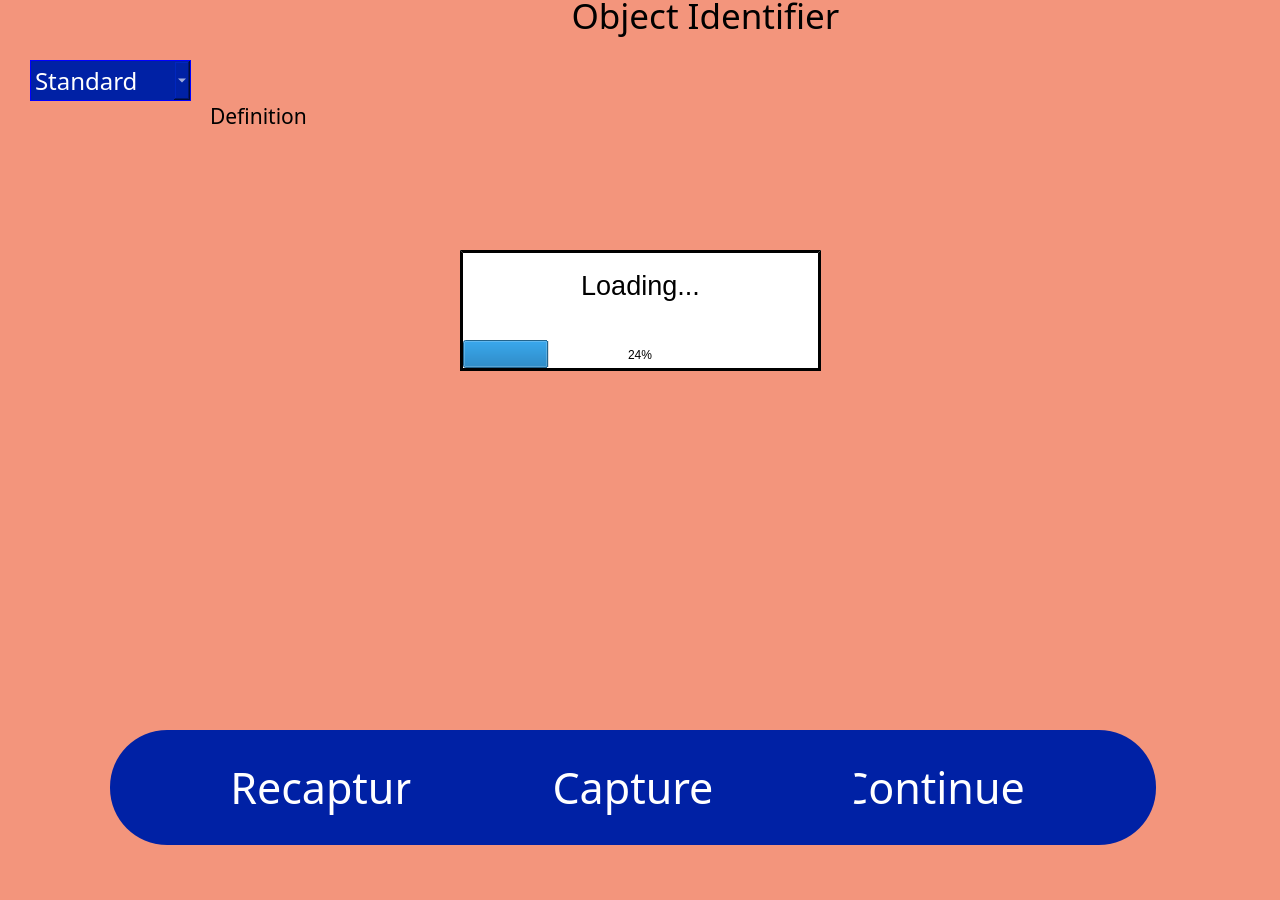
<?xml version="1.0" encoding="UTF-8"?>
<ui version="4.0">
 <class>MainWindow</class>
 <widget class="QMainWindow" name="MainWindow">
  <property name="geometry">
   <rect>
    <x>0</x>
    <y>0</y>
    <width>1280</width>
    <height>900</height>
   </rect>
  </property>
  <property name="minimumSize">
   <size>
    <width>1280</width>
    <height>900</height>
   </size>
  </property>
  <property name="windowTitle">
   <string>MainWindow</string>
  </property>
  <property name="autoFillBackground">
   <bool>false</bool>
  </property>
  <property name="styleSheet">
   <string notr="true">background-color: #f3957c
</string>
  </property>
  <widget class="QWidget" name="centralwidget">
   <widget class="QPushButton" name="captureButton">
    <property name="enabled">
     <bool>true</bool>
    </property>
    <property name="geometry">
     <rect>
      <x>410</x>
      <y>730</y>
      <width>446</width>
      <height>115</height>
     </rect>
    </property>
    <property name="minimumSize">
     <size>
      <width>0</width>
      <height>115</height>
     </size>
    </property>
    <property name="font">
     <font>
      <family>Cooper Black</family>
      <pointsize>32</pointsize>
     </font>
    </property>
    <property name="styleSheet">
     <string notr="true">QPushBuuton{
	border: 1px solid;
	border-radius: 57px;
	border-color: blue;
}

QPushButton:enabled {
	border-radius: 57px;
	background-color: #0021A5;
	color: white;
}

QPushButton:pressed {
	background-color: #6b87f1;
	color: #fffffe;
}
QPushButton:hover:!pressed {
	background-color: #E1f4FF;
	color: #0c2f70
}</string>
    </property>
    <property name="text">
     <string>Capture</string>
    </property>
   </widget>
   <widget class="QPushButton" name="recaptureButton">
    <property name="geometry">
     <rect>
      <x>110</x>
      <y>730</y>
      <width>446</width>
      <height>115</height>
     </rect>
    </property>
    <property name="font">
     <font>
      <family>Cooper Black</family>
      <pointsize>32</pointsize>
     </font>
    </property>
    <property name="styleSheet">
     <string notr="true">QPushBuuton{
	border: 1px solid;
	border-radius: 50px;
	border-color: blue;
}

QPushButton:enabled {
	border-radius: 57px;
	background-color: #0021A5;
	color: white;
}

QPushButton:pressed {
	background-color: #6b87f1;
	color: #fffffe;
}
QPushButton:hover:!pressed {
	background-color: #E1f4FF;
	color: #0c2f70
}</string>
    </property>
    <property name="text">
     <string>Recapture</string>
    </property>
   </widget>
   <widget class="QPushButton" name="continueButton">
    <property name="enabled">
     <bool>true</bool>
    </property>
    <property name="geometry">
     <rect>
      <x>710</x>
      <y>730</y>
      <width>446</width>
      <height>115</height>
     </rect>
    </property>
    <property name="font">
     <font>
      <family>Cooper Black</family>
      <pointsize>32</pointsize>
     </font>
    </property>
    <property name="styleSheet">
     <string notr="true">QPushBuuton{
	border: 1px solid;
	border-radius: 50px;
	border-color: blue;
}

QPushButton:enabled {
	border-radius: 57px;
	background-color: #0021A5;
	color: white;
}

QPushButton:pressed {
	background-color: #6b87f1;
	color: #fffffe;
}
QPushButton:hover:!pressed {
	background-color: #E1f4FF;
	color: #0c2f70
}</string>
    </property>
    <property name="text">
     <string>Continue</string>
    </property>
   </widget>
   <widget class="QLabel" name="objectNameLabel">
    <property name="geometry">
     <rect>
      <x>500</x>
      <y>-10</y>
      <width>411</width>
      <height>51</height>
     </rect>
    </property>
    <property name="font">
     <font>
      <family>Cooper Black</family>
      <pointsize>26</pointsize>
      <bold>false</bold>
     </font>
    </property>
    <property name="text">
     <string>Object Identifier</string>
    </property>
    <property name="alignment">
     <set>Qt::AlignCenter</set>
    </property>
   </widget>
   <widget class="QLabel" name="definitionLabel">
    <property name="geometry">
     <rect>
      <x>210</x>
      <y>60</y>
      <width>801</width>
      <height>111</height>
     </rect>
    </property>
    <property name="font">
     <font>
      <family>Cooper Black</family>
      <pointsize>16</pointsize>
     </font>
    </property>
    <property name="text">
     <string>Definition</string>
    </property>
   </widget>
   <widget class="QLabel" name="imageLabel">
    <property name="geometry">
     <rect>
      <x>210</x>
      <y>90</y>
      <width>800</width>
      <height>600</height>
     </rect>
    </property>
    <property name="frameShape">
     <enum>QFrame::Box</enum>
    </property>
    <property name="lineWidth">
     <number>0</number>
    </property>
    <property name="text">
     <string/>
    </property>
   </widget>
   <widget class="QLabel" name="loadingWindow">
    <property name="geometry">
     <rect>
      <x>460</x>
      <y>250</y>
      <width>361</width>
      <height>121</height>
     </rect>
    </property>
    <property name="autoFillBackground">
     <bool>false</bool>
    </property>
    <property name="styleSheet">
     <string notr="true">background-color: #ffffff;
border-color: #000000;
border-width: 3px;
border-style: outset</string>
    </property>
    <property name="text">
     <string/>
    </property>
    <property name="margin">
     <number>0</number>
    </property>
   </widget>
   <widget class="QLabel" name="loadingText">
    <property name="geometry">
     <rect>
      <x>470</x>
      <y>260</y>
      <width>341</width>
      <height>51</height>
     </rect>
    </property>
    <property name="font">
     <font>
      <pointsize>20</pointsize>
      <kerning>true</kerning>
     </font>
    </property>
    <property name="autoFillBackground">
     <bool>false</bool>
    </property>
    <property name="styleSheet">
     <string notr="true">background-color: #ffffff;
color: #000000</string>
    </property>
    <property name="text">
     <string>Loading...</string>
    </property>
    <property name="alignment">
     <set>Qt::AlignCenter</set>
    </property>
   </widget>
   <widget class="QProgressBar" name="progressBar">
    <property name="geometry">
     <rect>
      <x>460</x>
      <y>340</y>
      <width>361</width>
      <height>31</height>
     </rect>
    </property>
    <property name="styleSheet">
     <string notr="true">background-color: white;
color: black;
border-style: solid;
border-width: 3px;
border-top: 0px

</string>
    </property>
    <property name="value">
     <number>24</number>
    </property>
    <property name="alignment">
     <set>Qt::AlignCenter</set>
    </property>
   </widget>
   <widget class="QComboBox" name="comboBox">
    <property name="geometry">
     <rect>
      <x>30</x>
      <y>60</y>
      <width>161</width>
      <height>41</height>
     </rect>
    </property>
    <property name="font">
     <font>
      <family>Cooper Black</family>
      <pointsize>18</pointsize>
     </font>
    </property>
    <property name="styleSheet">
     <string notr="true">border: 1px solid;
border-radius: 57px;
border-color: blue;
background-color: #0021A5;
color: white;</string>
    </property>
    <item>
     <property name="text">
      <string>Standard</string>
     </property>
    </item>
    <item>
     <property name="text">
      <string>Verbose</string>
     </property>
    </item>
   </widget>
   <zorder>imageLabel</zorder>
   <zorder>recaptureButton</zorder>
   <zorder>continueButton</zorder>
   <zorder>objectNameLabel</zorder>
   <zorder>definitionLabel</zorder>
   <zorder>captureButton</zorder>
   <zorder>loadingWindow</zorder>
   <zorder>loadingText</zorder>
   <zorder>progressBar</zorder>
   <zorder>comboBox</zorder>
  </widget>
  <widget class="QMenuBar" name="menubar">
   <property name="geometry">
    <rect>
     <x>0</x>
     <y>0</y>
     <width>1280</width>
     <height>25</height>
    </rect>
   </property>
  </widget>
  <widget class="QStatusBar" name="statusbar"/>
 </widget>
 <resources/>
 <connections/>
</ui>
